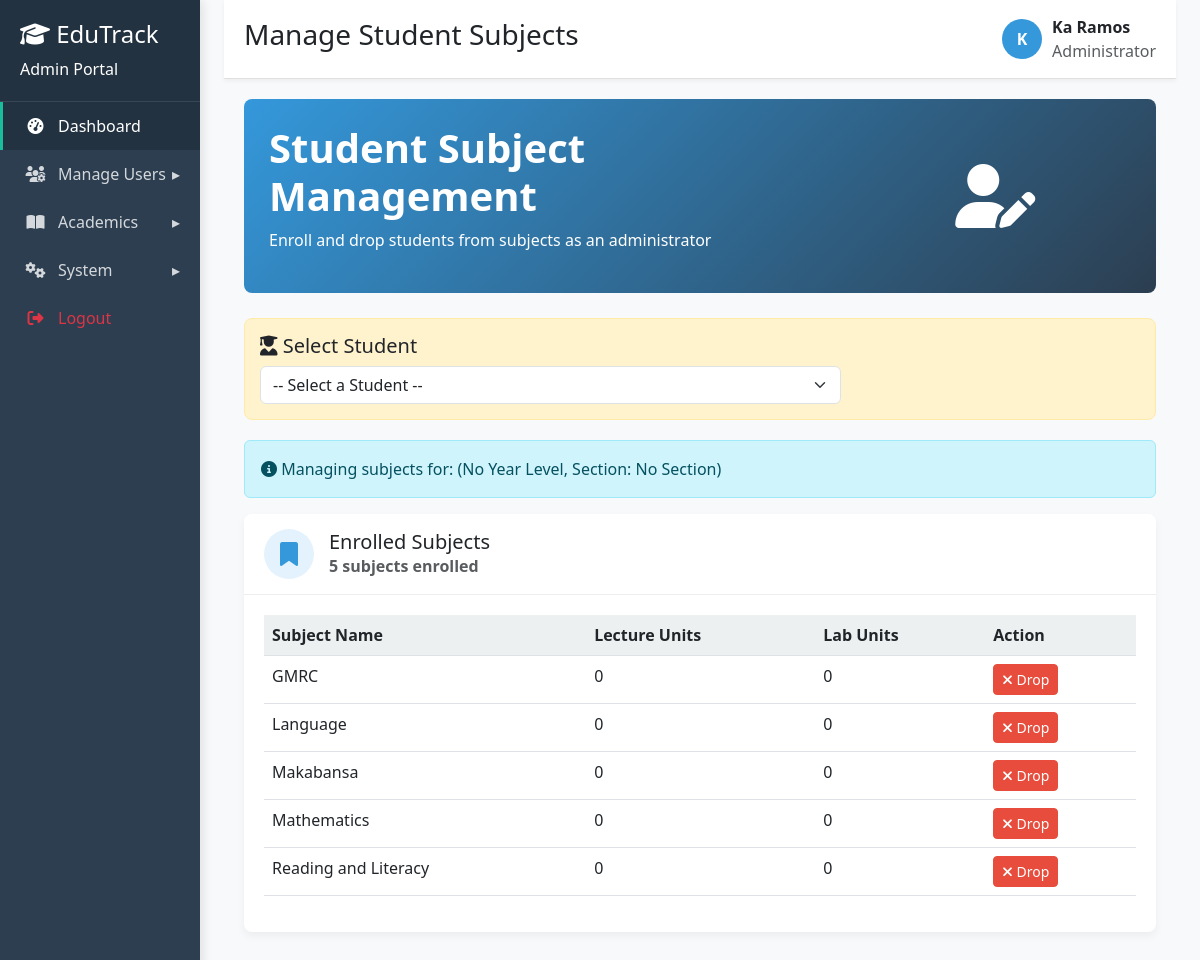
Page /WEBGRADINGSYSTEMPORTAL-Latest/admin_subjects_manage.php?student_id=3 (signed in) on the committed database.
### tables this page shows
CREATE TABLE `tbl_accounts` (
  `account_id` int(10) UNSIGNED NOT NULL,
  `username` varchar(80) NOT NULL,
  `password` varchar(255) NOT NULL,
  `role` enum('admin','teacher','student','parent') NOT NULL,
  `first_name` varchar(80) NOT NULL,
  `last_name` varchar(80) NOT NULL,
  `email` varchar(150) DEFAULT NULL,
  `contact_number` varchar(30) DEFAULT NULL,
  `created_at` datetime NOT NULL DEFAULT current_timestamp()
);

CREATE TABLE `tbl_subject_enrollments` (
  `enrollment_id` int(10) UNSIGNED NOT NULL,
  `student_id` int(10) UNSIGNED NOT NULL,
  `subject_id` int(10) UNSIGNED NOT NULL,
  `lecture_units` int(10) UNSIGNED NOT NULL DEFAULT 0,
  `lab_units` int(10) UNSIGNED NOT NULL DEFAULT 0,
  `date_enrolled` datetime NOT NULL DEFAULT current_timestamp()
);

CREATE TABLE `tbl_subjects` (
  `subject_id` int(10) UNSIGNED NOT NULL,
  `subject_name` varchar(120) NOT NULL,
  `year_level_id` int(10) UNSIGNED DEFAULT NULL,
  `semester` enum('1','2','Full Year') DEFAULT 'Full Year',
  `semester_id` int(11) DEFAULT NULL,
  `strand_id` int(10) UNSIGNED DEFAULT NULL
);

### WEBGRADINGSYSTEMPORTAL-Latest/admin_subjects_manage.php (the view, shortened to what this page needs)
<?php
require 'db_connect.php';
$adminName = 'Administrator';
$adminInitial = 'A';
try {
    $adminStmt = $conn->prepare("SELECT first_name, last_name, username FROM tbl_accounts WHERE account_id = ?");
    $adminStmt->bind_param("i", $_SESSION['account_id']);
    $adminStmt->execute();
    $adminResult = $adminStmt->get_result();
    $adminData = $adminResult->fetch_assoc();
    if ($adminData) {
        $adminName = $adminData['first_name'] . ' ' . $adminData['last_name'];
        $adminInitial = strtoupper(substr($adminData['first_name'], 0, 1));
    }
} catch (Exception $e) {
}
$selected_student_id = $_POST['student_id'] ?? $_GET['student_id'] ?? null;
$enrolled_subjects = [];
$student_info = [];
if ($selected_student_id) {
    $stmt_info = $conn->prepare("
        SELECT s.student_id, CONCAT(a.first_name, ' ', a.last_name) AS fullname,
               yl.level_name, yl.year_level_id, yl.education_stage, sec.section_name
        FROM tbl_students s
        JOIN tbl_accounts a ON s.account_id = a.account_id
        LEFT JOIN tbl_yearlevels yl ON s.year_level_id = yl.year_level_id
        LEFT JOIN tbl_sections sec ON s.section_id = sec.section_id
        WHERE s.student_id = ?
    ");
    $stmt_info->bind_param("i", $selected_student_id);
    $stmt_info->execute();
    $student_info = $stmt_info->get_result()->fetch_assoc();
    $stmt_enrolled = $conn->prepare("
        SELECT s.subject_id, s.subject_name, e.lecture_units, e.lab_units
        FROM tbl_subject_enrollments e
        JOIN tbl_subjects s ON e.subject_id = s.subject_id
        WHERE e.student_id = ?
        ORDER BY s.subject_name
    ");
    $stmt_enrolled->bind_param("i", $selected_student_id);
    $stmt_enrolled->execute();
    $enrolled_subjects = $stmt_enrolled->get_result()->fetch_all(MYSQLI_ASSOC);
}
?>
<!DOCTYPE html>
<html lang="en">
<head>
    <link rel="stylesheet" href="https://cdn.jsdelivr.net/npm/bootstrap@5.3.0/dist/css/bootstrap.min.css">
    <link rel="stylesheet" href="https://cdnjs.cloudflare.com/ajax/libs/font-awesome/6.4.0/css/all.min.css">
</head>
<body>
    <div class="container-fluid">
        <div class="row">
            <div class="col-md-3 col-lg-2 sidebar">
                <div class="sidebar-header">
                    <h4><i class="fas fa-graduation-cap"></i> EduTrack</h4>
                    <p class="mb-0">Admin Portal</p>
                </div>
                <ul class="sidebar-menu">
                    <li><a href="admin_dashboard.php" class="active"><i class="fas fa-tachometer-alt"></i><span>Dashboard</span></a></li>
                      <li class="has-submenu">
                        <a href="#"><i class="fas fa-users-cog"></i><span>Manage Users</span></a>
                      </li>
                      <li class="has-submenu">
                        <a href="#"><i class="fas fa-book-open"></i><span>Academics</span></a>
                      </li>
                      <li class="has-submenu">
                        <a href="#"><i class="fas fa-cogs"></i><span>System</span></a>
                      </li>
                      <li><a href="logout.php" class="text-danger" onclick="return confirmLogout()"><i class="fas fa-sign-out-alt"></i><span>Logout</span></a></li>
                    </ul>
            </div>
            <div class="col-md-9 col-lg-10 ml-sm-auto px-4"> <div class="header"> <h3>Manage Student Subjects</h3> <div class="user-info">
    <div class="avatar"><?= $adminInitial ?></div>
    <div>
        <div class="fw-bold"><?= htmlspecialchars($adminName) ?></div>
        <div class="text-muted">Administrator</div>
    </div>
 </div> </div>
            <div class="main-content">
    <div class="welcome-section">
        <div class="row align-items-center">
            <div class="col-md-8">
                <h1>Student Subject Management</h1>
                <p>Enroll and drop students from subjects as an administrator</p>
            </div>
            <div class="col-md-4 text-center">
                <i class="fas fa-user-edit fa-4x"></i>
            </div>
        </div>
    </div>
    <div class="student-selector">
        <h5><i class="fas fa-user-graduate"></i> Select Student</h5>
        <form method="POST" class="row g-3">
            <div class="col-md-8">
                <select name="student_id" class="form-select" onchange="this.form.submit()">
                    <option value="">-- Select a Student --</option>
                </select>
            </div>
        </form>
    </div>
    <?php if ($selected_student_id): ?>
        <?php
        $selected_student_name = '';
        ?>
        <div class="alert alert-info">
            <i class="fas fa-info-circle"></i>
            Managing subjects for: <strong><?= htmlspecialchars($selected_student_name) ?></strong>
            (<?= $student_info['level_name'] ?? 'No Year Level' ?>,
            Section: <?= $student_info['section_name'] ?? 'No Section' ?>)
        </div>
        <div class="card">
            <div class="card-header">
                <div class="card-icon blue">
                    <i class="fas fa-bookmark"></i>
                </div>
                <div>
                    <h5 class="mb-0">Enrolled Subjects</h5>
                    <p class="mb-0 text-muted"><?= count($enrolled_subjects) ?> subjects enrolled</p>
                </div>
            </div>
            <div class="card-body">
                <?php if (empty($enrolled_subjects)): ?>
                    <div class="alert alert-warning">
                        <i class="fas fa-exclamation-triangle"></i>
                        This student is not enrolled in any subjects yet.
                    </div>
                <?php else: ?>
                    <div class="table-responsive">
                        <table class="table table-hover">
                            <thead>
                                <tr>
                                    <th>Subject Name</th>
                                    <th>Lecture Units</th>
                                    <th>Lab Units</th>
                                    <th>Action</th>
                                </tr>
                            </thead>
                            <tbody>
                                <?php foreach ($enrolled_subjects as $subject): ?>
                                    <tr>
                                        <td><?= htmlspecialchars($subject['subject_name']) ?></td>
                                        <td><?= $subject['lecture_units'] ?></td>
                                        <td><?= $subject['lab_units'] ?></td>
                                        <td>
                                            <form method="POST" style="display:inline;">
                                                <button type="submit" name="drop_subject" class="btn btn-sm btn-danger" onclick="return confirm('Are you sure you want to drop this student from this subject?')">
                                                    <i class="fas fa-times"></i> Drop
                                                </button>
                                            </form>
                                        </td>
                                    </tr>
                                <?php endforeach; ?>
                            </tbody>
                        </table>
                    </div>
                <?php endif; ?>
            </div>
        </div>
    <?php endif; ?>
</div>
</div> </div> </div></body> </html> <?php $conn->close(); ?>

### WEBGRADINGSYSTEMPORTAL-Latest/admin_subjects_manage.php (style rules this page uses)
:root { --primary: #2c3e50; --secondary: #3498db; --accent: #1abc9c; --light: #ecf0f1; --dark: #34495e; }
body { background-color: #f8f9fa; font-family: 'Segoe UI', Tahoma, Geneva, Verdana, sans-serif; }
.sidebar { background-color: var(--primary); color: white; min-height: 100vh; padding: 0; box-shadow: 3px 0 10px rgba(0,0,0,0.1); }
.sidebar-header { padding: 20px; background-color: rgba(0,0,0,0.2); border-bottom: 1px solid rgba(255,255,255,0.1); }
.sidebar-menu { list-style: none; padding: 0; margin: 0; }
.sidebar-menu li { width: 100%; }
.sidebar-menu a { color: rgba(255,255,255,0.8); text-decoration: none; display: block; padding: 12px 20px; transition: all 0.3s; border-left: 3px solid transparent; }
.sidebar-menu a.active { background-color: rgba(0,0,0,0.2); color: white; border-left: 3px solid var(--accent); }
.sidebar-menu i { width: 25px; text-align: center; margin-right: 10px; }
.main-content { padding: 20px; }
.header { background-color: white; padding: 15px 20px; border-bottom: 1px solid #e0e0e0; display: flex; justify-content: space-between; align-items: center; box-shadow: 0 2px 4px rgba(0,0,0,0.05); }
.user-info { display: flex; align-items: center; }
.user-info .avatar { width: 40px; height: 40px; border-radius: 50%; background-color: var(--secondary); color: white; display: flex; align-items: center; justify-content: center; font-weight: bold; margin-right: 10px; }
.card { border: none; border-radius: 8px; box-shadow: 0 4px 8px rgba(0,0,0,0.05); transition: transform 0.3s, box-shadow 0.3s; margin-bottom: 20px; }
.card-header { background-color: white; border-bottom: 1px solid #eee; font-weight: 600; padding: 15px 20px; border-radius: 8px 8px 0 0 !important; display: flex; align-items: center; }
.card-body { padding: 20px; }
.table th { background-color: var(--light); font-weight: 600; }
.btn-danger { background-color: #e74c3c; border-color: #e74c3c; }
.card-icon { width: 50px; height: 50px; border-radius: 50%; display: flex; align-items: center; justify-content: center; margin-right: 15px; font-size: 1.5rem; }
.card-icon.blue { background-color: #e3f2fd; color: var(--secondary); }
.welcome-section { background: linear-gradient(135deg, var(--secondary), var(--primary)); color: white; border-radius: 8px; padding: 25px; margin-bottom: 25px; }
.welcome-section h1 { font-weight: 700; }
.student-selector { background-color: #fff3cd; border: 1px solid #ffeaa7; border-radius: 8px; padding: 15px; margin-bottom: 20px; }
.has-submenu > a::after { content: "▸"; float: right; }

### rows in the picture
tbl_accounts: first_name "K", adminName "Ka Ramos"
tbl_subject_enrollments: subject.subject_name "GMRC", lecture_units "0", lab_units "0"
tbl_subject_enrollments: subject.subject_name "Language", lecture_units "0", lab_units "0"
tbl_subject_enrollments: subject.subject_name "Makabansa", lecture_units "0", lab_units "0"
tbl_subject_enrollments: subject.subject_name "Mathematics", lecture_units "0", lab_units "0"
tbl_subject_enrollments: subject.subject_name "Reading and Literacy", lecture_units "0", lab_units "0"

### other values in the picture
$student_info['level_name'] "No Year Level"
$student_info['section_name'] "No Section"
count($enrolled_subjects) "5"
